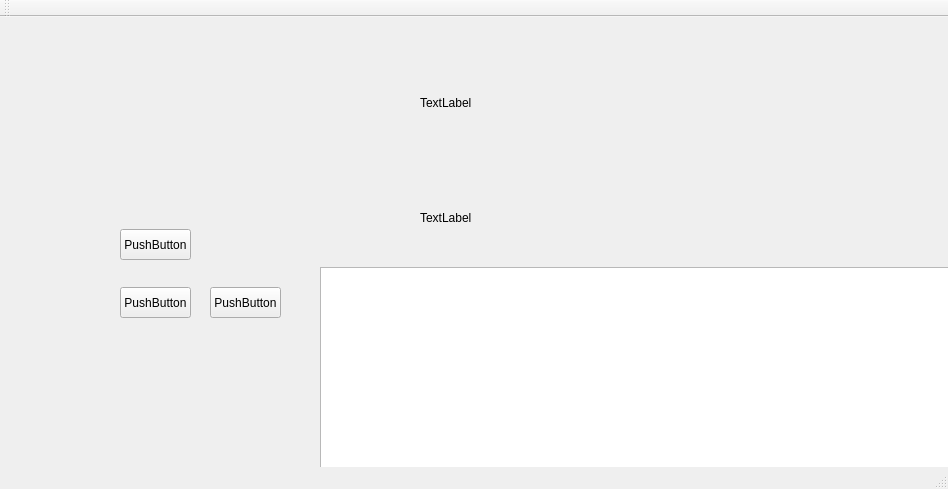
<?xml version="1.0" encoding="UTF-8"?>
<ui version="4.0">
 <class>MainWindow</class>
 <widget class="QMainWindow" name="MainWindow">
  <property name="geometry">
   <rect>
    <x>0</x>
    <y>0</y>
    <width>948</width>
    <height>489</height>
   </rect>
  </property>
  <property name="windowTitle">
   <string>MainWindow</string>
  </property>
  <widget class="QWidget" name="centralWidget">
   <widget class="QLabel" name="label">
    <property name="geometry">
     <rect>
      <x>420</x>
      <y>20</y>
      <width>541</width>
      <height>131</height>
     </rect>
    </property>
    <property name="text">
     <string>TextLabel</string>
    </property>
   </widget>
   <widget class="QLabel" name="label_2">
    <property name="geometry">
     <rect>
      <x>420</x>
      <y>170</y>
      <width>571</width>
      <height>61</height>
     </rect>
    </property>
    <property name="text">
     <string>TextLabel</string>
    </property>
   </widget>
   <widget class="QPlainTextEdit" name="plainTextEdit">
    <property name="geometry">
     <rect>
      <x>320</x>
      <y>250</y>
      <width>701</width>
      <height>271</height>
     </rect>
    </property>
   </widget>
   <widget class="QPushButton" name="pushButton">
    <property name="enabled">
     <bool>true</bool>
    </property>
    <property name="geometry">
     <rect>
      <x>210</x>
      <y>270</y>
      <width>71</width>
      <height>31</height>
     </rect>
    </property>
    <property name="text">
     <string>PushButton</string>
    </property>
   </widget>
   <widget class="QPushButton" name="pushButton_2">
    <property name="geometry">
     <rect>
      <x>120</x>
      <y>270</y>
      <width>71</width>
      <height>31</height>
     </rect>
    </property>
    <property name="text">
     <string>PushButton</string>
    </property>
   </widget>
   <widget class="QPushButton" name="pushButton_3">
    <property name="geometry">
     <rect>
      <x>120</x>
      <y>212</y>
      <width>71</width>
      <height>31</height>
     </rect>
    </property>
    <property name="text">
     <string>PushButton</string>
    </property>
   </widget>
  </widget>
  <widget class="QMenuBar" name="menuBar">
   <property name="geometry">
    <rect>
     <x>0</x>
     <y>0</y>
     <width>948</width>
     <height>25</height>
    </rect>
   </property>
  </widget>
  <widget class="QToolBar" name="mainToolBar">
   <attribute name="toolBarArea">
    <enum>TopToolBarArea</enum>
   </attribute>
   <attribute name="toolBarBreak">
    <bool>false</bool>
   </attribute>
  </widget>
  <widget class="QStatusBar" name="statusBar"/>
 </widget>
 <layoutdefault spacing="6" margin="11"/>
 <resources/>
 <connections/>
</ui>
